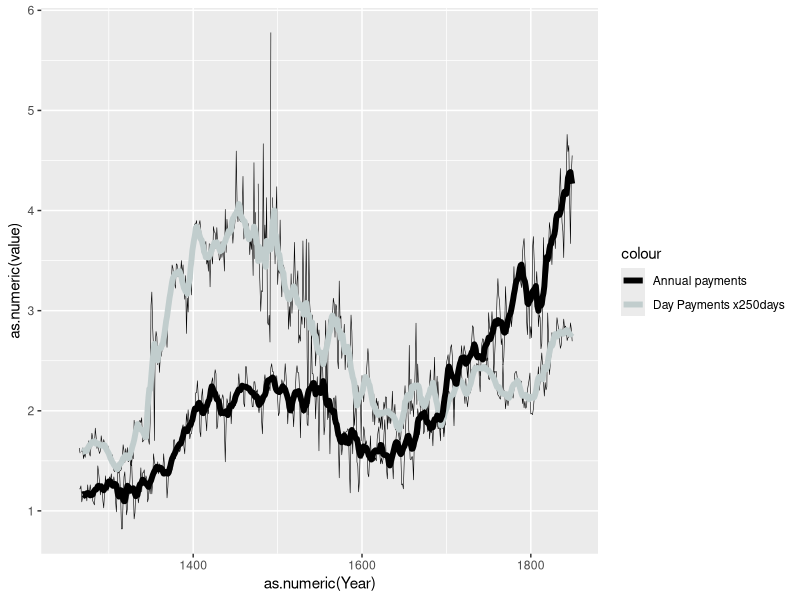
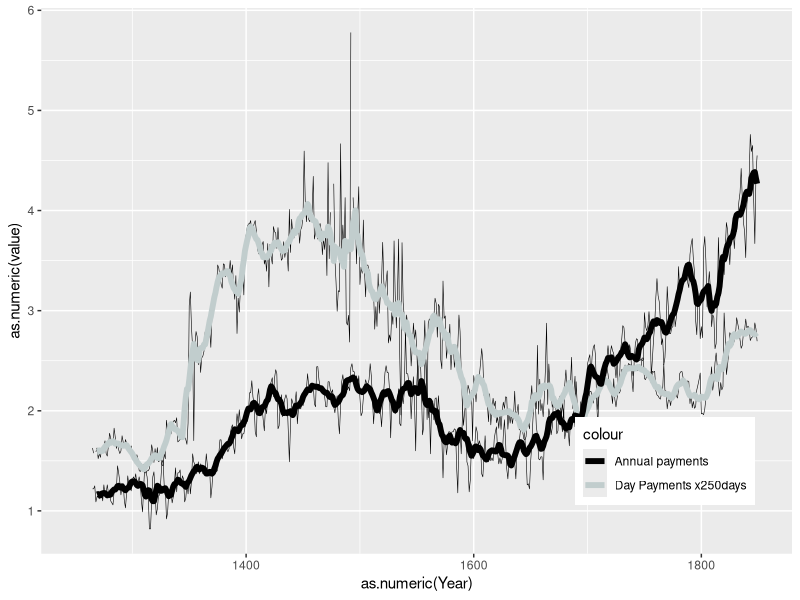
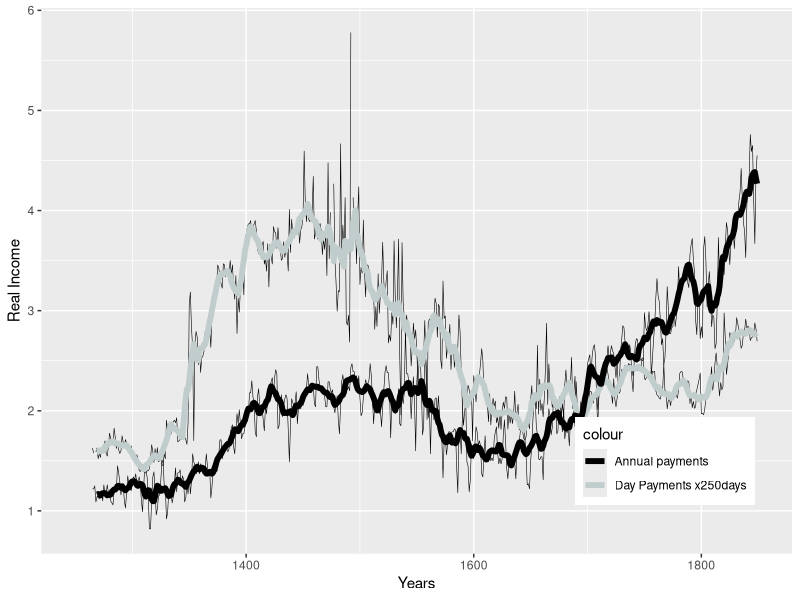
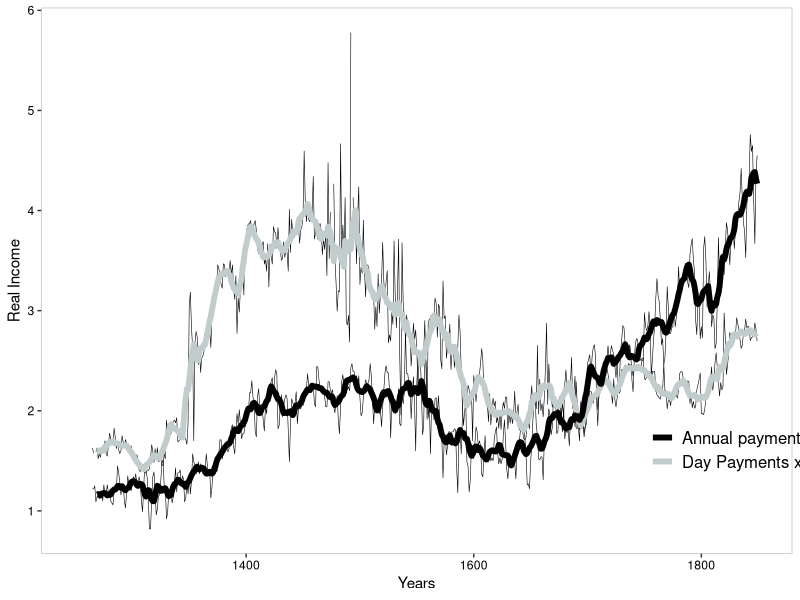
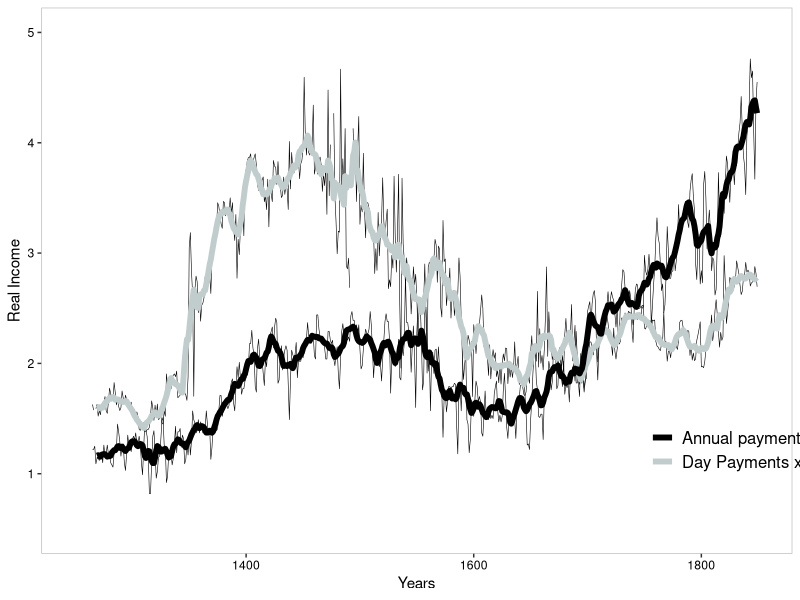
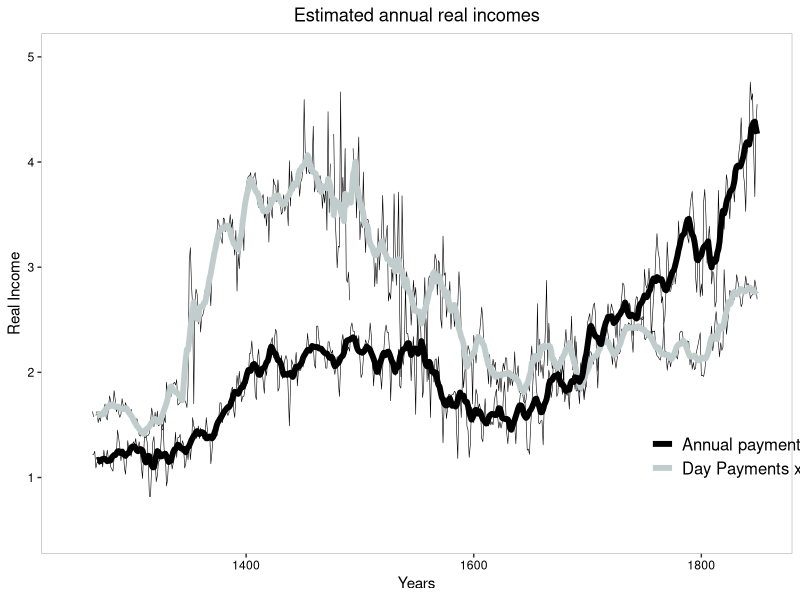
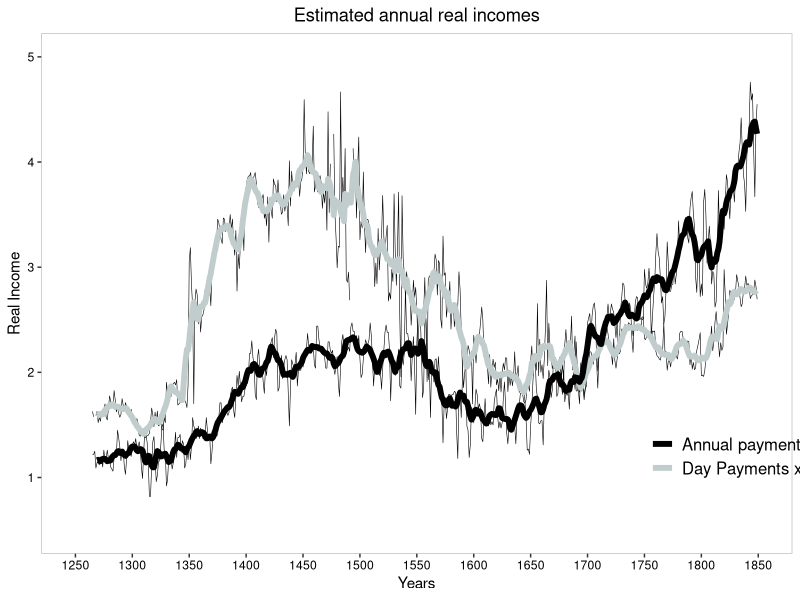
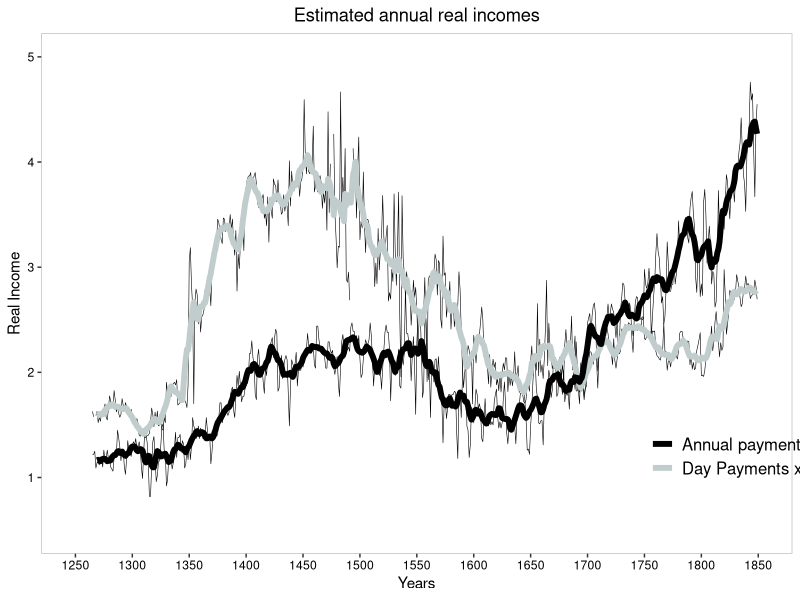

The R script that drew these images, in order:
##############################################################3=======D#########
#libraries
# install.packages("ggplot2")
# install.packages("tidyverse")
# install.packages("readxl")
# install.packages("rstudioapi")
library(ggplot2)
library(tidyverse)
library(rstudioapi)
library(readxl)

# Seteamos el working directory al directory del archivo #
setwd(dirname(getActiveDocumentContext()$path))
getwd()

#################### Traemos el dataframe ######################################
read_excel("FigCinco.xlsx")
figcinco <- read_excel("FigCinco.xlsx")
figcinco1 <- figcinco [-1, ] #Arreglamos que tenga la primer fila con los titulos
names(figcinco1)

#################### Le cambiamos el nombre porque si no da error(?) ###########
names(figcinco1) [4] <- "tenyearmovingaverageannual"
names(figcinco1) [5] <- "tenyearmovingaverageannualfromdaily"

#################### Limpiamos #################################################
figcinco1_Annualrealincome <- figcinco1 %>% 
  select(Year, 
         Annualrealincome) %>%
  gather(key = "variable", value = "value", -Year)

figcinco1_DayPaymentsx250days <- figcinco1 %>% 
  select(Year, 
         DayPaymentsx250days) %>%
  gather(key = "variable", value = "value", -Year)

figcinco1_tidy_tenyearmovingaverageannualfromdaily <- figcinco1 %>% 
  select(Year,
         tenyearmovingaverageannualfromdaily) %>%
  gather(key = "variable", value = "value", -Year)

figcinco1_tidy_tenyearmovingaverageannual <- figcinco1 %>% 
  select(Year,
         tenyearmovingaverageannual) %>%
  gather(key = "variable", value = "value", -Year)


#################### PLOTEAMOS #################################################

PLOT <- ggplot() + 
  geom_line(data=figcinco1_Annualrealincome, 
            aes(x=as.numeric(Year), y=as.numeric(value), group=variable),
            size=0.2) + 
  
  geom_line(data=figcinco1_DayPaymentsx250days, 
            aes(x=as.numeric(Year), y=as.numeric(value), group=variable),
            size=0.2) +
  
  geom_line(data=figcinco1_tidy_tenyearmovingaverageannualfromdaily, 
          aes(x=as.numeric(Year), y=as.numeric(value), group=variable, colour="Day Payments x250days"),
          size=2) + 
  
  geom_line(data=figcinco1_tidy_tenyearmovingaverageannual, 
            aes(x=as.numeric(Year), y=as.numeric(value), group=variable, colour="Annual payments"),
            size=2) + 
  scale_color_manual(values = c("black","azure3"))
PLOT

## POSICION DE LEYENDA ##
PLOT <- PLOT + theme( 
  legend.position = c(.95, .25),
  legend.justification = c("right", "top"),
  legend.margin = margin(6, 6, 6, 6),
)
PLOT

## NOMBRES DE LOS EJES ##
PLOT <- PLOT + labs(x="Years", y="Real Income")
PLOT

## ESTILOS ##
PLOT <- PLOT + theme(
  axis.text.x = element_text(colour='black'),
  axis.text.y = element_text(colour='black'),
  panel.background = element_blank(),
  panel.grid.minor = element_blank(),
  panel.grid.major = element_blank(),
  panel.border = element_rect(colour='grey', fill=NA),
  strip.background = element_blank(),
  legend.justification = c(0, 1),
  legend.position = c(.80, .25),
  legend.background = element_blank(),
  legend.key = element_rect(colour = "white", fill = NA),
  legend.title = element_blank(),
  legend.text=element_text(size=12),
)
PLOT

## ESCALA DEL EJE Y ##
PLOT <- PLOT +   scale_y_continuous(breaks = seq(0.5, 5, by = 0.5)) + ylim(0.5, 5)
PLOT

## TITULO ##
PLOT <- PLOT + ggtitle("Estimated annual real incomes") + 
  theme(plot.title = element_text(hjust = 0.5))
PLOT

## ESCALA DEL EJE X ##
PLOT <- PLOT + scale_x_continuous(breaks = seq(1250, 1850, by = 50))
PLOT

PLOT
